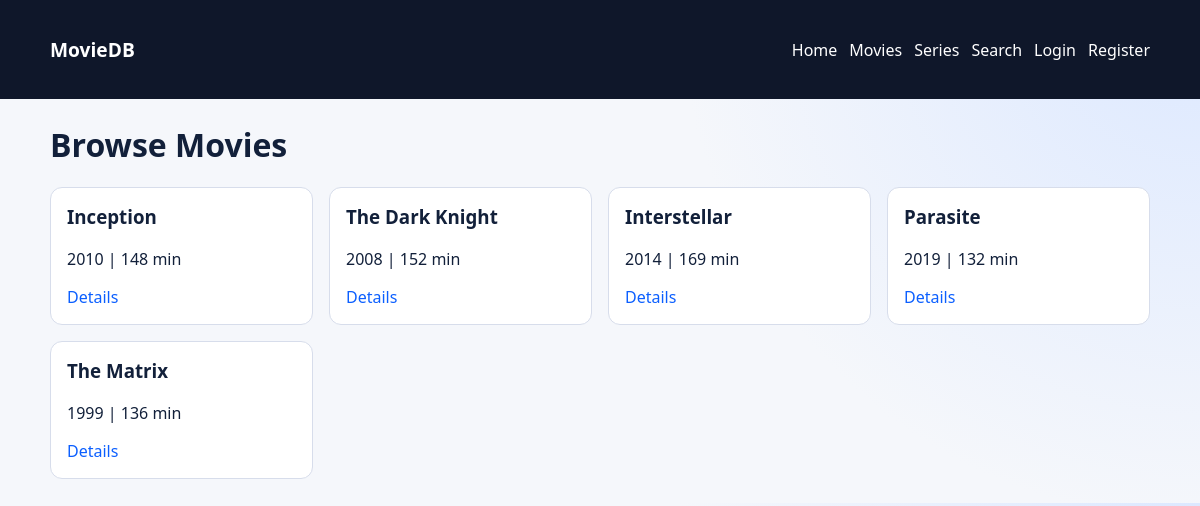
Screenshot of /public/browse-movies.php with the database file from the repository.
### tables this page shows
CREATE TABLE movies (
    id INT PRIMARY KEY AUTO_INCREMENT,
    title VARCHAR(300) NOT NULL,
    description TEXT,
    duration_min INT NOT NULL,
    release_year INT,
    language VARCHAR(10),
    rating VARCHAR(10),
    imdb_score DECIMAL(3,1),
    poster_url TEXT,
    trailer_url TEXT,
    is_featured BOOLEAN DEFAULT FALSE,
    created_at TIMESTAMP DEFAULT CURRENT_TIMESTAMP
);

### app/config/database.php (called while the page is built, shortened)
<?php
function db(): PDO
{
    $dsn = sprintf('mysql:host=%s;port=%s;dbname=%s;charset=utf8mb4', DB_HOST, DB_PORT, DB_NAME);
    $pdo = new PDO($dsn, DB_USER, DB_PASS, [
        PDO::ATTR_ERRMODE => PDO::ERRMODE_EXCEPTION,
        PDO::ATTR_DEFAULT_FETCH_MODE => PDO::FETCH_ASSOC,
        PDO::ATTR_EMULATE_PREPARES => false,
    ]);
    return $pdo;
}

### app/repositories/movie_repository.php (called while the page is built, shortened)
<?php
require_once __DIR__ . '/../config/database.php';
function get_movies(int $limit = 24): array
{
    $stmt = db()->prepare('SELECT * FROM movies ORDER BY created_at DESC LIMIT :limit');
    $stmt->bindValue(':limit', $limit, PDO::PARAM_INT);
    $stmt->execute();
    return $stmt->fetchAll();
}

### app/core/helpers.php (called while the page is built, shortened)
<?php
function e(string $value): string
{
    return htmlspecialchars($value, ENT_QUOTES, 'UTF-8');
}

### public/browse-movies.php (the view, shortened to what this page needs)
<?php
require_once __DIR__ . '/../app/core/helpers.php';
require_once __DIR__ . '/../app/repositories/movie_repository.php';
$movies = get_movies();
require_once __DIR__ . '/../app/views/partials/header.php';
require_once __DIR__ . '/../app/views/partials/navbar.php';
?>
<main class="container">
    <h1>Browse Movies</h1>
    <div class="grid cards">
        <?php foreach ($movies as $movie): ?>
            <article class="card">
                <h3><?= e($movie['title']) ?></h3>
                <p><?= e((string)($movie['release_year'] ?? 'N/A')) ?> | <?= e((string)$movie['duration_min']) ?> min</p>
                <a href="movie-detail.php?id=<?= (int)$movie['id'] ?>">Details</a>
            </article>
        <?php endforeach; ?>
    </div>
</main>
<?php require_once __DIR__ . '/../app/views/partials/footer.php'; ?>

### public/assets/css/base.css (style rules this page uses)
:root { --bg: #f5f7fb; --text: #12203a; --primary: #0b5fff; --surface: #ffffff; --muted: #6a7890; --ok: #1a8f4b; --danger: #b42318; --border: #d7ddeb; }
* { box-sizing: border-box; }
body { margin: 0; font-family: "Segoe UI", Tahoma, sans-serif; color: var(--text); background: radial-gradient(circle at top right, #dce8ff 0%, var(--bg) 40%); }
a { color: var(--primary); text-decoration: none; }
h1, h2, h3 { margin-top: 0; }

### public/assets/css/layout.css (style rules this page uses)
.container { width: min(1100px, 92%); margin: 24px auto; }
.grid { display: grid; gap: 16px; }
.cards { grid-template-columns: repeat(auto-fill, minmax(220px, 1fr)); }

### public/assets/css/components.css (style rules this page uses)
.card { background: var(--surface); border: 1px solid var(--border); border-radius: 12px; padding: 16px; }

### rows the page displays
movies: title "Inception", release_year "2010", duration_min "148"
movies: title "The Dark Knight", release_year "2008", duration_min "152"
movies: title "Interstellar", release_year "2014", duration_min "169"
movies: title "Parasite", release_year "2019", duration_min "132"
movies: title "The Matrix", release_year "1999", duration_min "136"
